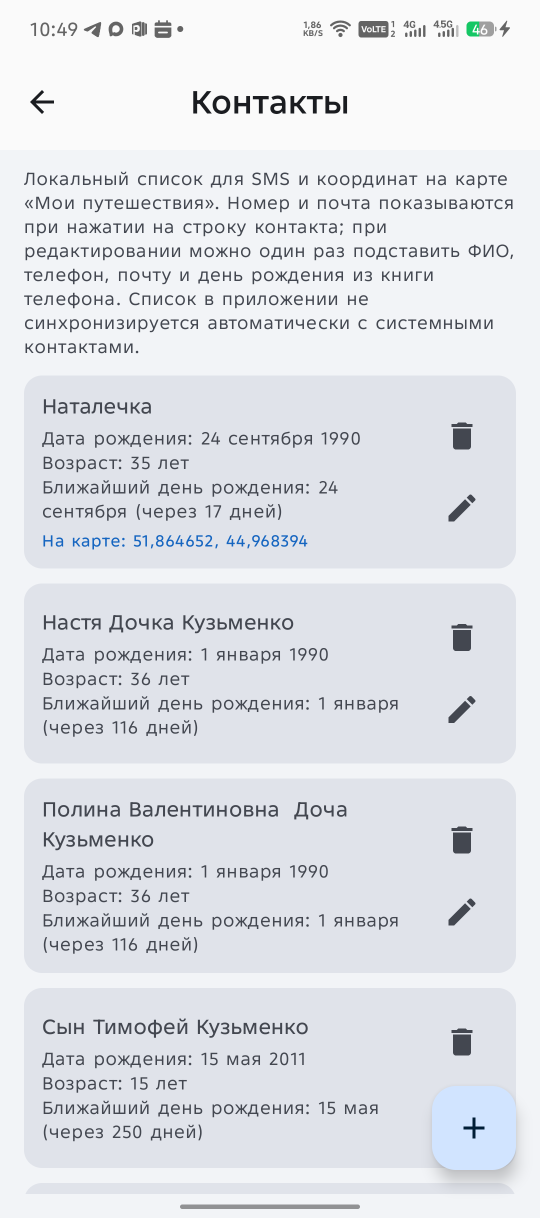
#> input picture docs/screenshots/29-contacts.png, 1080 x 2436 px, found by its file name (shown at 1/2 size)
$ python redact_contacts_screenshot.py
#> lines starting #> are read from the running program, lines starting #| are printed output that depends on the picture
#!/usr/bin/env python3
"""Замазывает личные данные на скриншоте экрана «Контакты» для README."""
from __future__ import annotations

import sys
from pathlib import Path

from PIL import Image, ImageFilter


def redact_contacts_screenshot(path: Path) -> None:
    im = Image.open(path).convert("RGBA")
#> im is the input picture: PIL image 1080x2436 RGBA; mean R, G, B, A 223.9, 226.5, 231.9, 255
    w, h = im.size
#> w = 1080; h = 2436
    # Область списка карточек: ниже поясняющего текста, выше FAB.
    y0 = int(h * 0.187)
#> y0 = 455
    y1 = int(h * 0.96)
#> y1 = 2338
    x0, x1 = int(w * 0.022), int(w * 0.978)
#> x0 = 23; x1 = 1056
    region = im.crop((x0, y0, x1, y1))
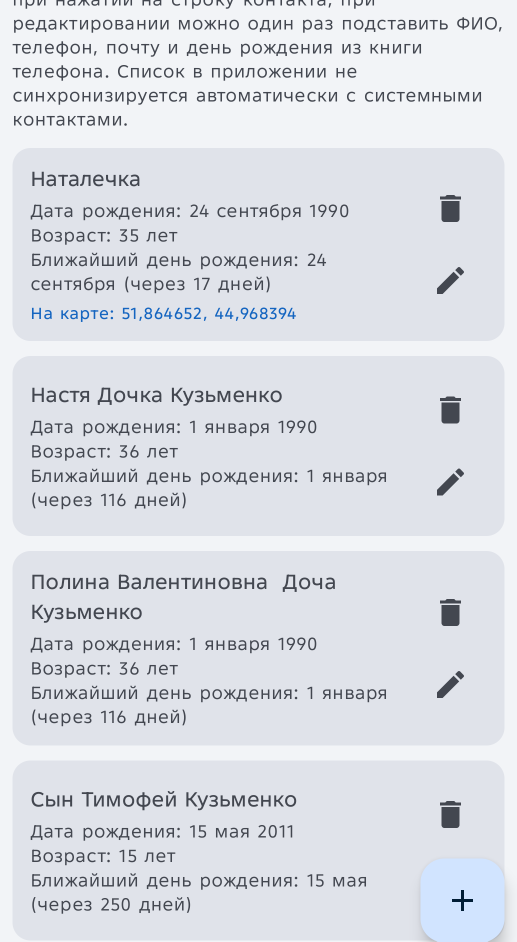
#> region: PIL image 1033x1883 RGBA (shown at 1/2 size); mean R, G, B, A 219.1, 222.3, 228.9, 255
    rw, rh = region.size
#> rw = 1033; rh = 1883
    blocks = 12
    small = region.resize((max(1, rw // blocks), max(1, rh // blocks)), Image.Resampling.NEAREST)
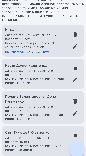
#> small: PIL image 86x156 RGBA; mean R, G, B, A 218.2, 221.4, 228.1, 255
    pixelated = small.resize((rw, rh), Image.Resampling.NEAREST)
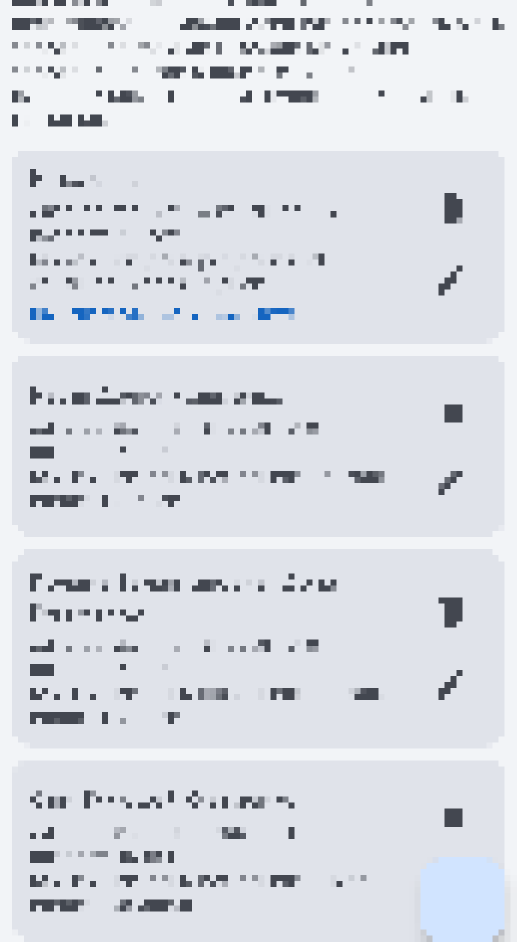
#> pixelated: PIL image 1033x1883 RGBA (shown at 1/2 size); mean R, G, B, A 218.2, 221.4, 228.1, 255
    blurred = pixelated.filter(ImageFilter.GaussianBlur(radius=18))
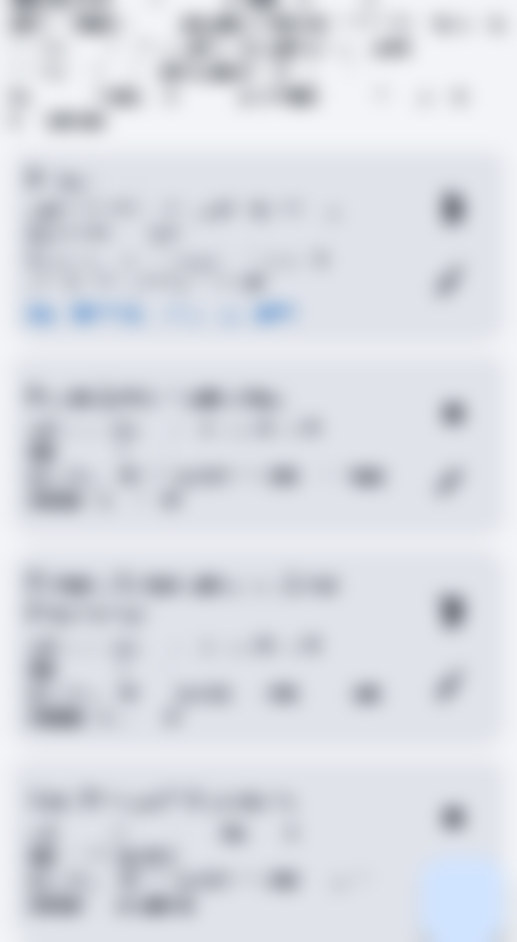
#> blurred: PIL image 1033x1883 RGBA (shown at 1/2 size); mean R, G, B, A 218.2, 221.4, 228.1, 255
    im.paste(blurred, (x0, y0))
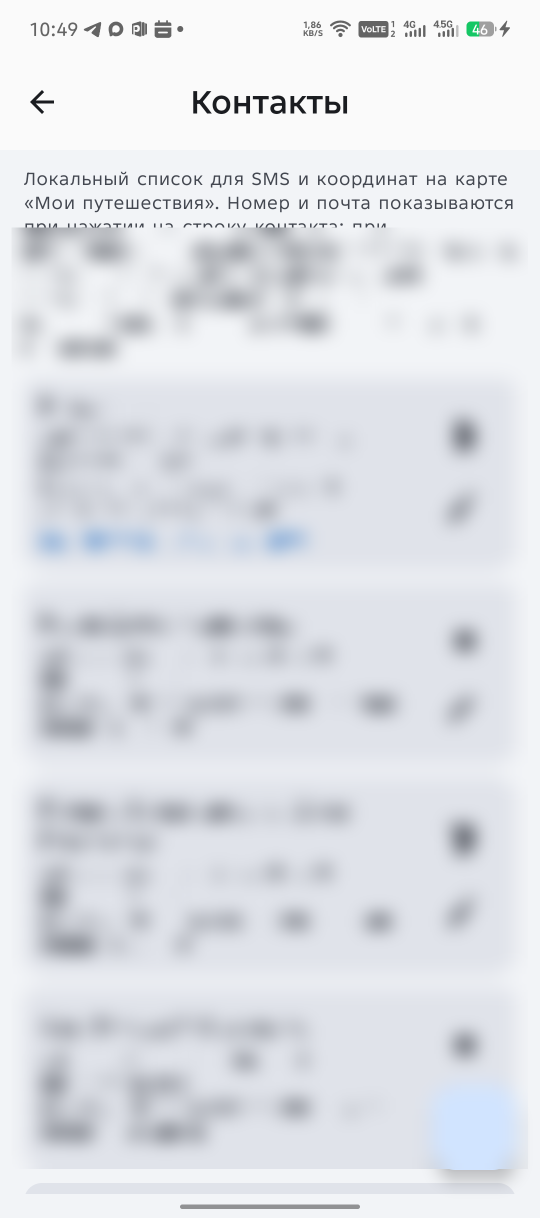
#> im: PIL image 1080x2436 RGBA (shown at 1/2 size); mean R, G, B, A 223.2, 225.9, 231.3, 255
    im.save(path, "PNG")


if __name__ == "__main__":
    target = Path(sys.argv[1]) if len(sys.argv) > 1 else Path("docs/screenshots/29-contacts.png")
    redact_contacts_screenshot(target.resolve())
    print(f"Замазано: {target}")

$ run again, with docs/screenshots/01-books.png copied over docs/screenshots/29-contacts.png
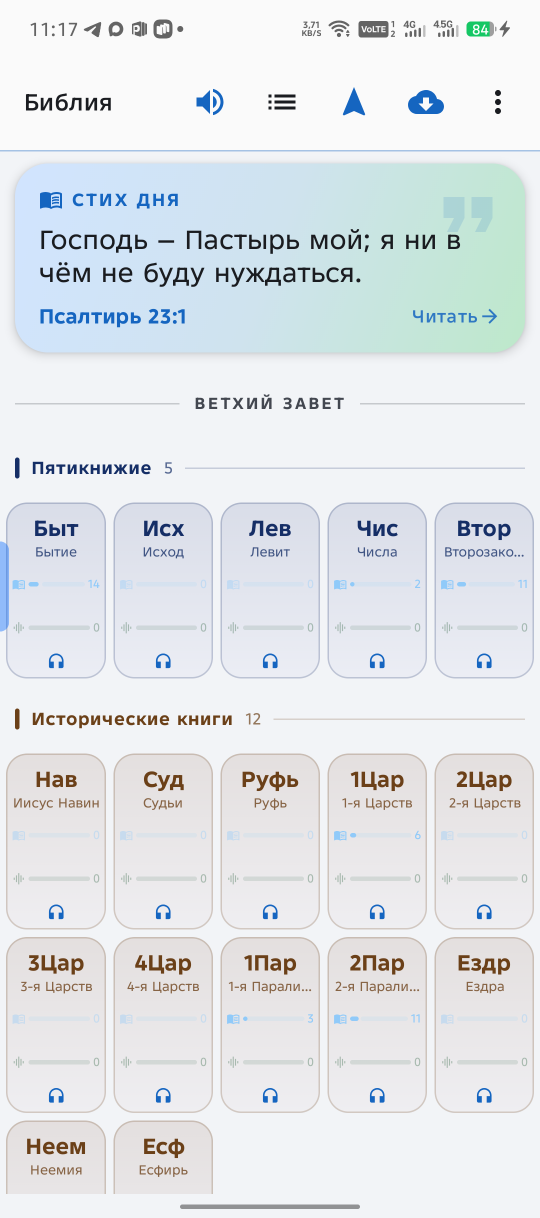
#> input picture docs/screenshots/01-books.png, 1080 x 2436 px, found by its file name (shown at 1/2 size)
#> in redact_contacts_screenshot, im is the input picture: PIL image 1080x2436 RGBA; mean R, G, B, A 225.2, 229.4, 233.1, 255
#> in redact_contacts_screenshot, `blurred = pixelated.filter(ImageFilter.GaussianBlur(radius=18))`:
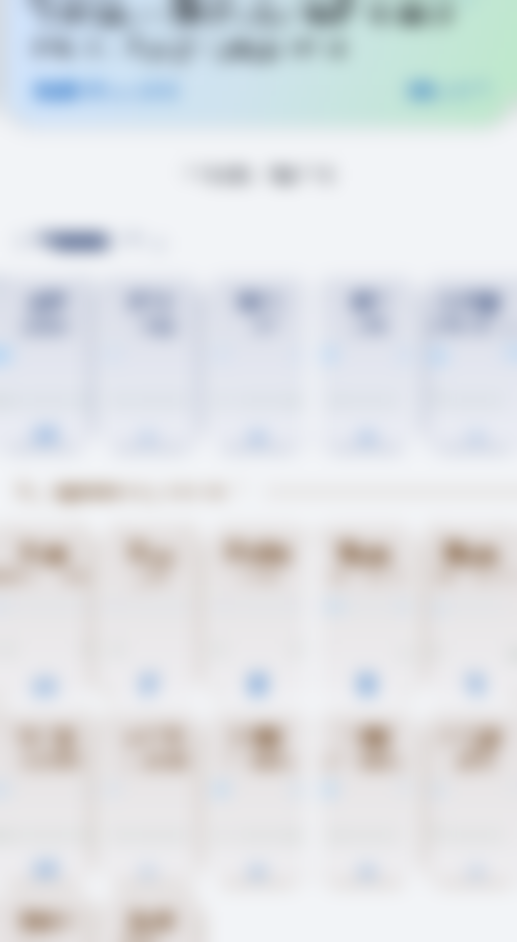
#> blurred: PIL image 1033x1883 RGBA (shown at 1/2 size); mean R, G, B, A 222.8, 226.2, 229.8, 255
#> in redact_contacts_screenshot, `im.paste(blurred, (x0, y0))`:
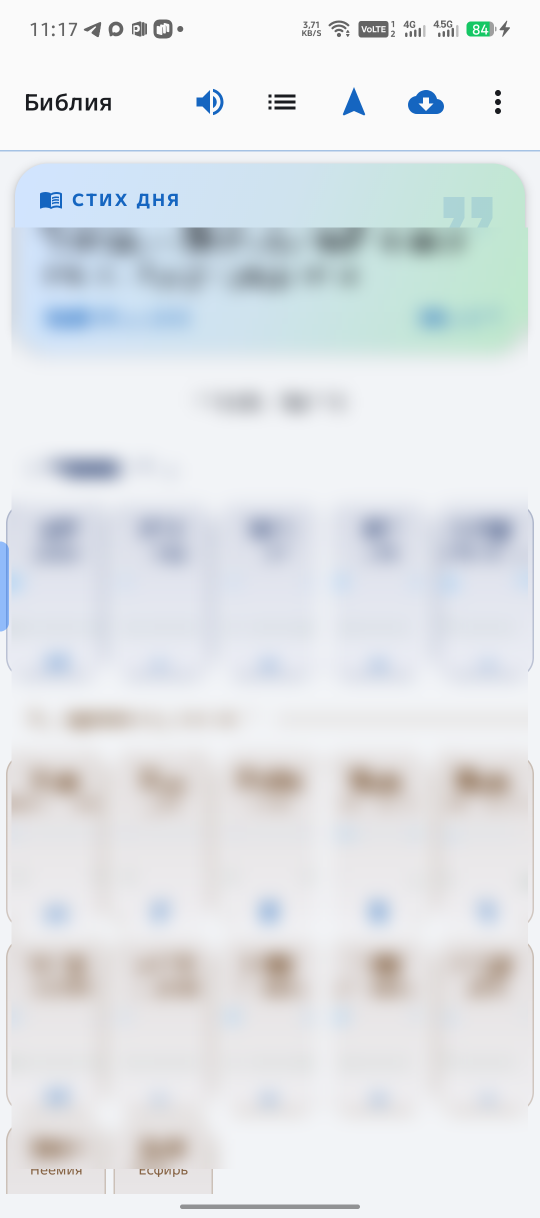
#> im: PIL image 1080x2436 RGBA (shown at 1/2 size); mean R, G, B, A 224.8, 229, 232.6, 255

$ run again, with docs/screenshots/02-chapters.png copied over docs/screenshots/29-contacts.png
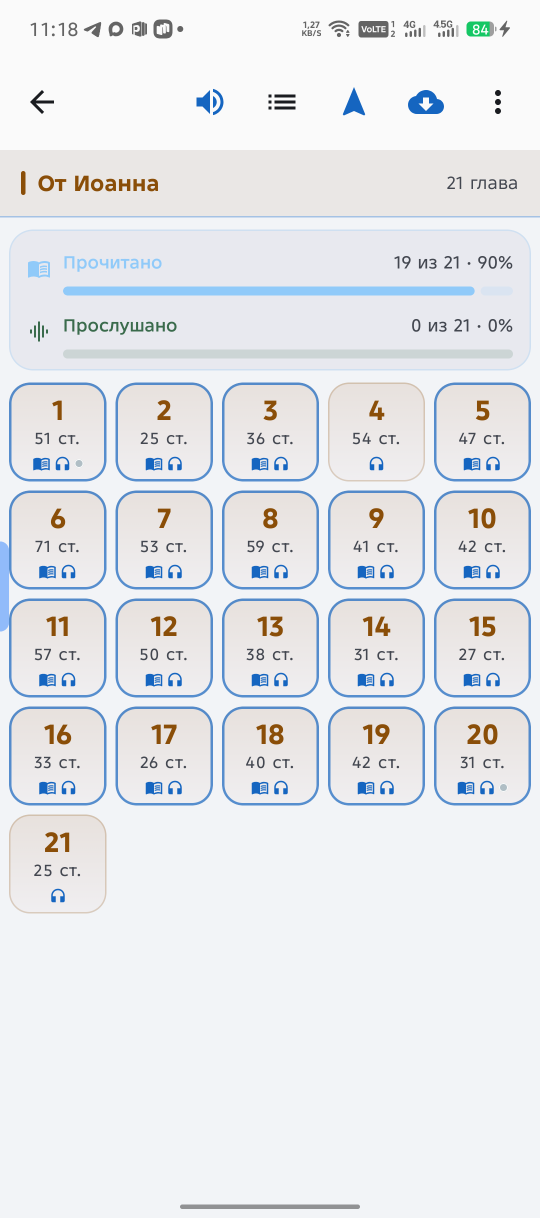
#> input picture docs/screenshots/02-chapters.png, 1080 x 2436 px, found by its file name (shown at 1/2 size)
#> in redact_contacts_screenshot, im is the input picture: PIL image 1080x2436 RGBA; mean R, G, B, A 230.1, 232.2, 235.9, 255
#> in redact_contacts_screenshot, `blurred = pixelated.filter(ImageFilter.GaussianBlur(radius=18))`:
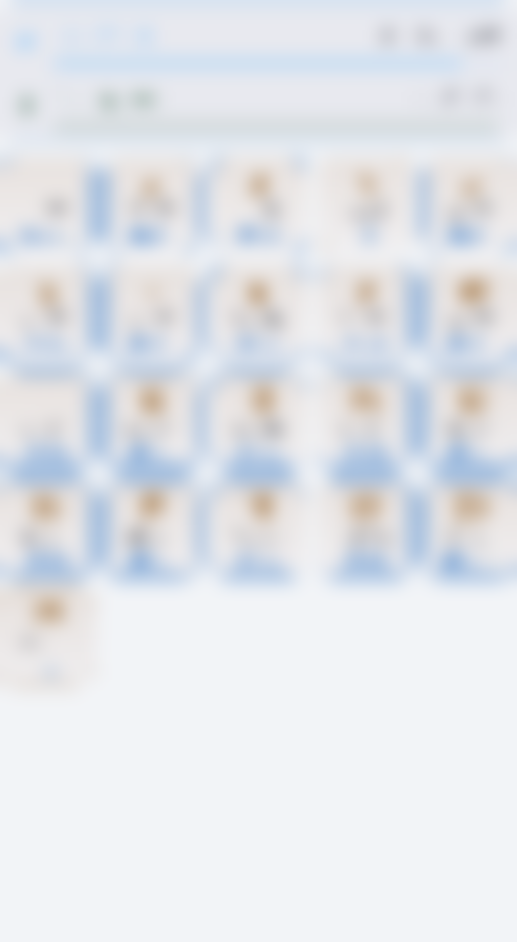
#> blurred: PIL image 1033x1883 RGBA (shown at 1/2 size); mean R, G, B, A 226.7, 229.5, 234.4, 255
#> in redact_contacts_screenshot, `im.paste(blurred, (x0, y0))`:
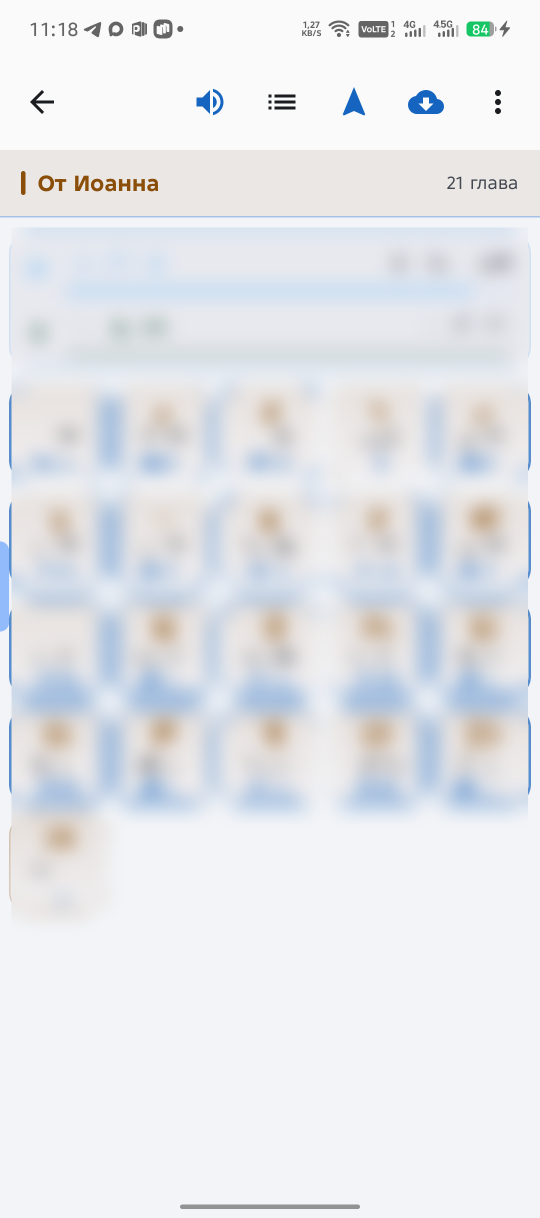
#> im: PIL image 1080x2436 RGBA (shown at 1/2 size); mean R, G, B, A 229.3, 231.7, 235.7, 255

$ run again, with docs/screenshots/02b-verses.png copied over docs/screenshots/29-contacts.png
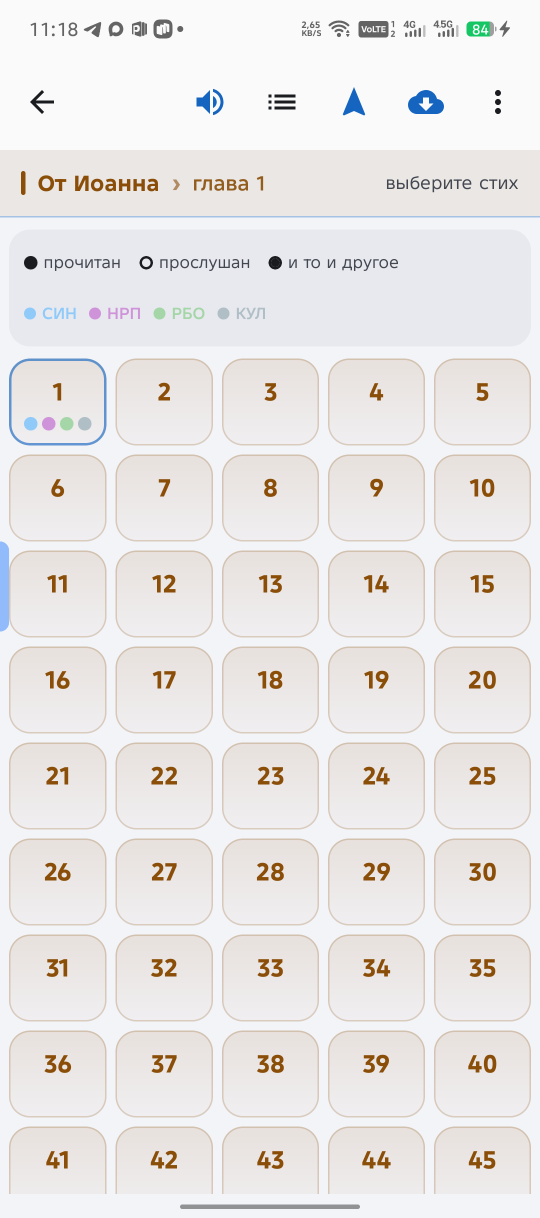
#> input picture docs/screenshots/02b-verses.png, 1080 x 2436 px, found by its file name (shown at 1/2 size)
#> in redact_contacts_screenshot, im is the input picture: PIL image 1080x2436 RGBA; mean R, G, B, A 233.7, 231, 230.3, 255
#> in redact_contacts_screenshot, `blurred = pixelated.filter(ImageFilter.GaussianBlur(radius=18))`:
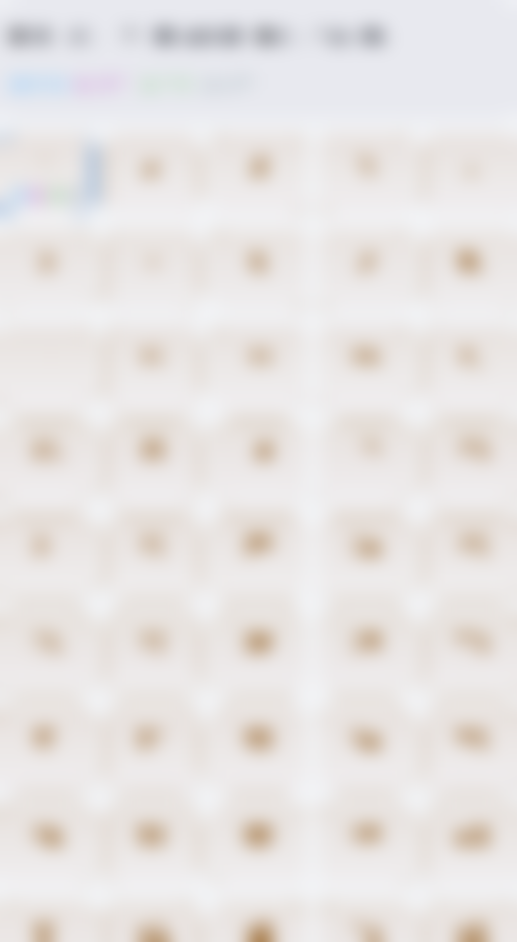
#> blurred: PIL image 1033x1883 RGBA (shown at 1/2 size); mean R, G, B, A 232.5, 228.8, 227.6, 255
#> in redact_contacts_screenshot, `im.paste(blurred, (x0, y0))`:
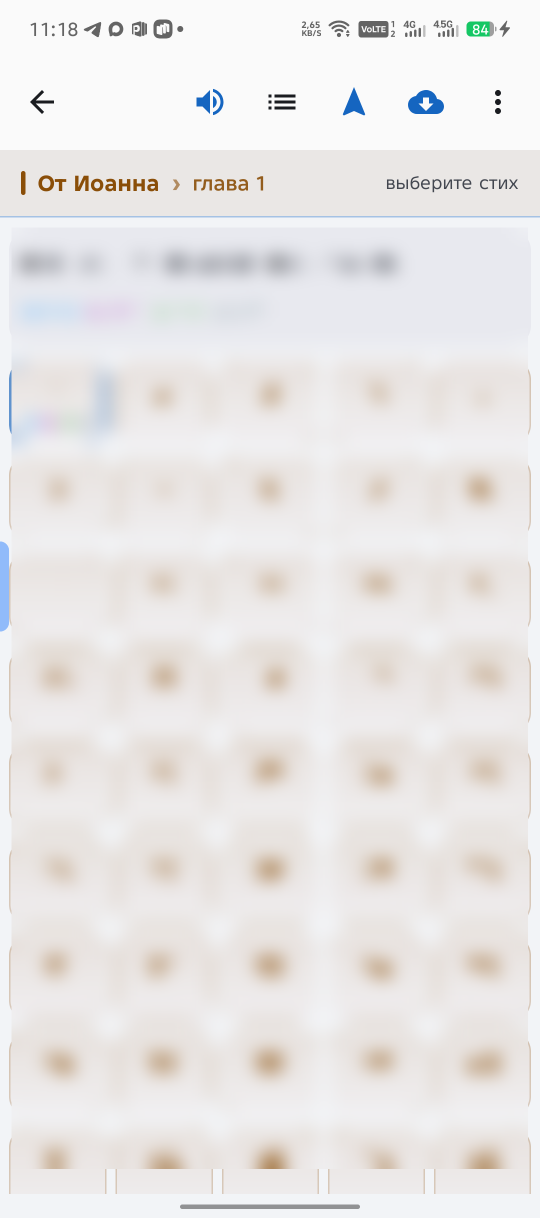
#> im: PIL image 1080x2436 RGBA (shown at 1/2 size); mean R, G, B, A 233.6, 230.9, 230.2, 255
